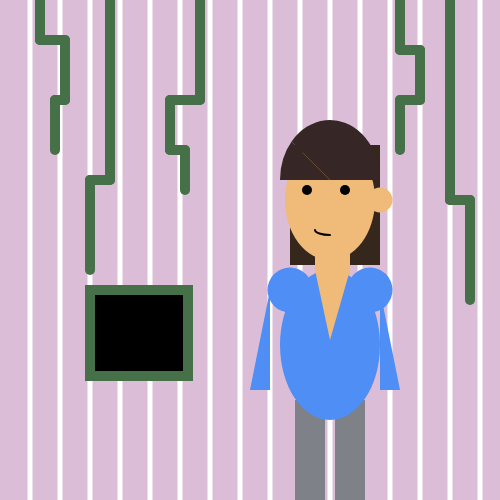
Frame 1 (no input)
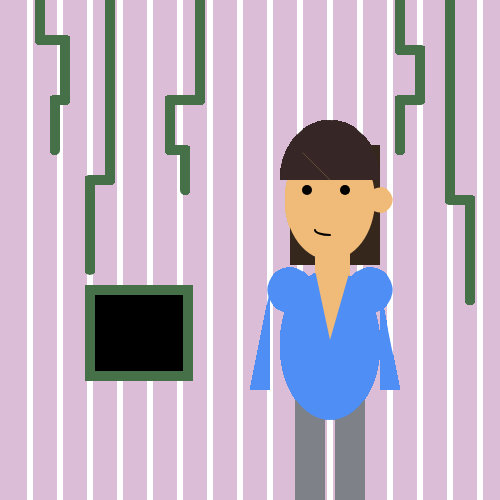
Frame 60 (no input)
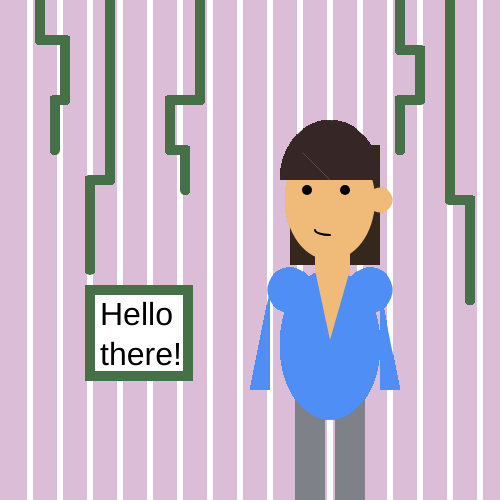
Frame 120 (the mouse pressed at the canvas centre since frame 60)

The p5.js sketch that drew these frames (run headless with seeded random() and noise() and a simulated clock; from frame 60 on, the mouse is pressed at the canvas centre):

// p5.js sketch
// ── sketch.js
function setup() {
  createCanvas(500, 500);
  background(219, 189, 215);
 
}
let value = 0;
//Enables functions.
function draw(){
  //This for loop creates the white lines in the backgroud.
  
  stroke(255);
  strokeWeight(5);
  
  for (let lineX = 30; lineX <= 480; lineX += 30) {
    line(lineX, 0, lineX, height);
  }
  strokeWeight(2)
  portraitHairback();
  portraitFace();
  portraitHairfront();
  portraitLegs();
  portraitShirt();
  portraitNeck();
  portraitArmleft();
  portraitArmright();
  vinesMove();
  //Stuff for the mousepressed function below.
  fill(value);
  rect(90, 290, 98, 86);
  wordText();

}

//Left sleeve.
function portraitArmleft(){
  fill(78, 142, 245);
  triangle(250, 390, 270, 290, 270, 390); 
}

//Right sleeve.
function portraitArmright(){
   fill(78, 142, 245);
  triangle(380, 390, 380, 290, 400, 390);
}

//Facial features, head, and neck.
function portraitFace(){
  //Head
  noStroke();
  fill(240, 186, 120);
  ellipse(330, 200, 90,120);
  //Eyes
  fill(0)
  circle(307, 190, 10);
  circle(345, 190, 10); 
  //Neck
  fill(240, 186, 120)
  rect(315, 230, 35, 50)
  //Smile
  noFill();
  stroke(0);
  arc(330, 230, 30, 10, HALF_PI, PI); 
  //Ears
  fill(240, 186, 120);
  noStroke();
  circle(380, 200, 25)
}

function portraitNeck(){
  //Function is only for neck!
  noStroke();
  fill(240, 186, 120);
  triangle(330, 340, 315, 270, 350, 270);
}

//Chest part of shirt.
function portraitShirt(){
  fill(78, 142, 245);
  ellipse(330, 345, 100, 150);
  circle(290, 290, 45);
  circle(370, 290, 45);
}

//Legs!
function portraitLegs(){
  fill(126, 129, 135);
  noStroke();
  rect(295, 400, 30, 100);
  rect(335, 400, 30, 100); 
}

//Back of hair.
function portraitHairback(){
  fill(54, 39, 28);
  noStroke();
  rect(290, 145, 90, 120); 
}

//Front of hair, bangs.
function portraitHairfront(){
  fill(54, 39, 38);
  arc(330, 180, 100, 120, PI, PI + QUARTER_PI);
  arc(330, 180, 100, 120, PI + QUARTER_PI, TWO_PI);  
}

//Vines.
function vinesMove(){
  strokeWeight(10);
  stroke(70, 112, 72);
  line(40, 0, 40, 40);
  line(40, 40, 65, 40);
  line(65, 40, 65, 100);
  line(65, 100, 55, 100);
  line(55, 100, 55, 150);
  line(200, 0, 200, 100);
  line(110, 0, 110, 180);
  line(110, 180, 90, 180);
  line(90, 180, 90, 270);
  line(200, 100, 170, 100);
  line(170, 100, 170, 150);
  line(170, 150, 185, 150);
  line(185, 150, 185, 190);
  line(400, 0, 400, 50);
  line(400, 50, 420, 50);
  line(420, 50, 420, 100);
  line(420, 100, 400, 100);
  line(400, 100, 400, 150);
  line(450, 0, 450, 200);
  line(450, 200, 470, 200);
  line(470, 200, 470, 300);
}
//Text box with variable!
function wordText(){
  let a = 'Hello there!';
  fill(0);
  noStroke();
  textSize(32);
  text(a, 100, 300, 70, 80);  
}

//Mousepressed function! form p5 website
function mousePressed(){
  if (value === 0) {
    value = 255;
  } else {
    value = 0;
  }
  
}
  
// ── main.css
html {
  height: 100%;
}
body {
  font-family: Arial;
  height: 100%;
  margin: 20px;
}
a {
  color: red;
}

p span {
  font-weight: bold;
}
.header {
  background-color: #99b5dd;
  position: fixed;
  top: 0px;
  width: 100%;
  height: 60px;
  padding: 0px 10px;
  font-size: 50px;
  z-index: 10;
}
.content {
  position: absolute;
  top: 60px;
  padding: 10px;
  margin-bottom: 60px;
  z-index: 0;
}

// ── style.css
html, 
body {
  margin: 15px;
  padding: 0;
  background-color: black;
  color: white;
}
canvas {
  display: block;
}


h1 {text-align: center; 
  
}

p {font-size: 18px;
  text-align; center;
  
}
